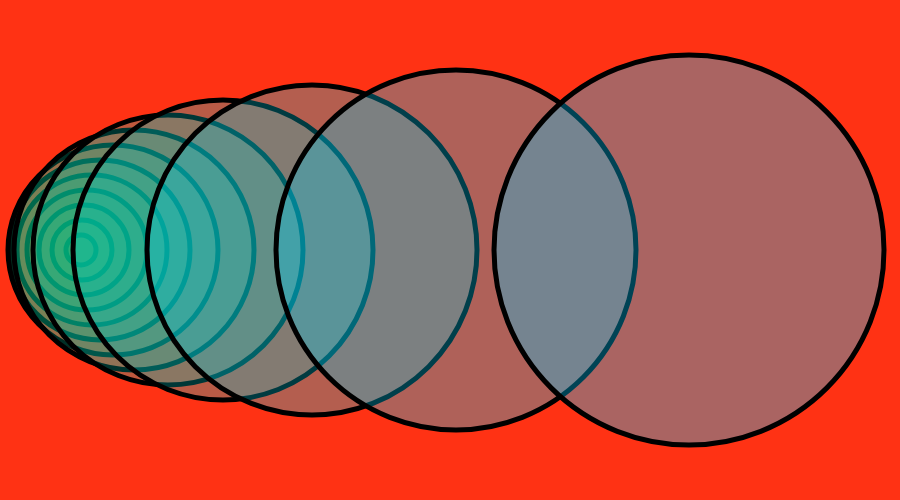
Frame 1 (no input)
Frame 60 (no input): identical to frame 1, image omitted
Frame 120 (the mouse pressed at the canvas centre since frame 60): identical to frame 1, image omitted

The p5.js sketch that drew this single still picture (run headless with seeded random() and noise() and a simulated clock; from frame 60 on, the mouse is pressed at the canvas centre):

// p5.js sketch
// ── sketch.js
function setup() {
  createCanvas(900, 500);

}

function draw() {
  //size
  let s = 0;
  //x-Achse
  let x = 80;
  //blau-Wert
  let b = 0;
  //Transparenz
  let t = 20;

  //x-Wert nach Fibonacci zahlen

  background(255, 50, 20);

  strokeWeight(5);

  s += 30;
  x += 1;
  b += 20;
  t += 5;
  fill(0, 200, b, t)
  ellipse(x, 250, s, s);


  s += 30;
  x += 1;
  b += 20;
  t += 5;
  fill(0, 200, b, t)
  ellipse(x, 250, s, s);

  s += 30;
  x += 2;
  b += 20;
  t += 5;
  fill(0, 200, b, t)
  ellipse(x, 250, s, s);

  s += 30;
  x += 3;
  b += 20;
  t += 5;
  fill(0, 200, b, t)
  ellipse(x, 250, s, s);

  s += 30;
  x += 5;
  b += 20;
  t += 5;
  fill(0, 200, b, t)
  ellipse(x, 250, s, s);

  s += 30;
  x += 8;
  b += 20;
  t += 5;
  fill(0, 200, b, t)
  ellipse(x, 250, s, s);

  s += 30;
  x += 13;
  b += 20;
  t += 5;
  fill(0, 200, b, t)
  ellipse(x, 250, s, s);

  s += 30;
  x += 21;
  b += 20;
  t += 5;
  fill(0, 200, b, t)
  ellipse(x, 250, s, s);

  s += 30;
  x += 34;
  b += 20;
  t += 5;
  fill(0, 200, b, t)
  ellipse(x, 250, s, s);

  s += 30;
  x += 55;
  b += 20;
  t += 5;
  fill(0, 200, b, t)
  ellipse(x, 250, s, s);

  s += 30;
  x += 89;
  b += 20;
  t += 5;
  fill(0, 200, b, t)
  ellipse(x, 250, s, s);

  s += 30;
  x += 144;
  b += 20;
  t += 5;
  fill(0, 200, b, t)
  ellipse(x, 250, s, s);

  s += 30;
  x += 233;
  b += 20;
  t += 5;
  fill(0, 200, b, t)
  ellipse(x, 250, s, s);
}
